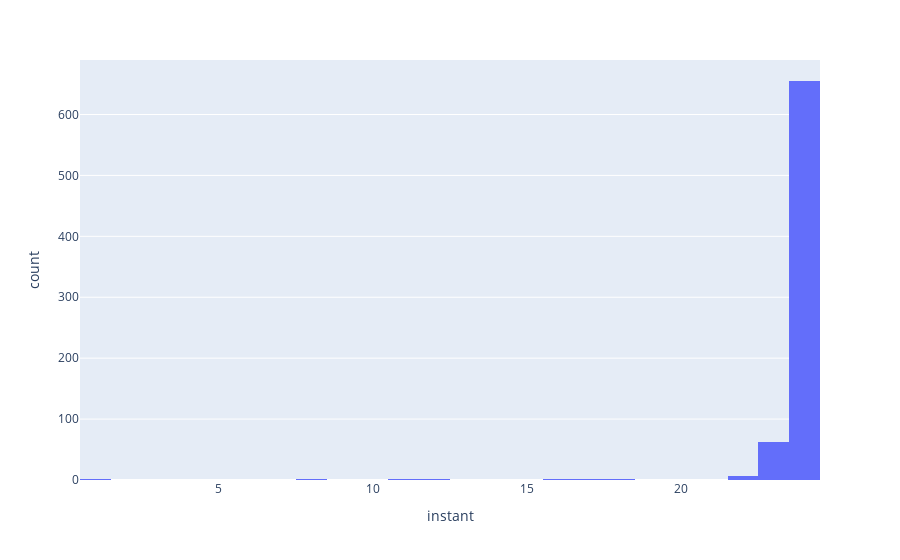

Notebook cell for this chart:
### Markdown cell above
Well, we observed that none of the columns contain NaN values, that will reduce our efforts while cleaning the data. 
Plotting a distribution between `dteday` & `instant` to check the missing values.

### Code cell
hours_per_day_missing_values = df.groupby('dteday').count()['instant']
fig = px.histogram(hours_per_day_missing_values, x="instant")
fig.show()

### Figure 1 — Plotly figure (JSON) as saved in the notebook; plotly's stock layout.template omitted (floating-point values rounded to 4 significant figures; data arrays with more than 128 entries replaced by an {"elided": "..."} marker saying what was removed)
{"data": [{"alignmentgroup": "True", "bingroup": "x", "hovertemplate": "instant=%{x}<br>count=%{y}<extra></extra>", "legendgroup": "", "marker": {"color": "#636efa", "pattern": {"shape": ""}}, "name": "", "offsetgroup": "", "orientation": "v", "showlegend": false, "type": "histogram", "x": {"elided": "731 int values"}, "xaxis": "x", "yaxis": "y"}], "layout": {"barmode": "relative", "legend": {"tracegroupgap": 0}, "margin": {"t": 60}, "xaxis": {"anchor": "y", "domain": [0, 1], "title": {"text": "instant"}}, "yaxis": {"anchor": "x", "domain": [0, 1], "title": {"text": "count"}}}}
